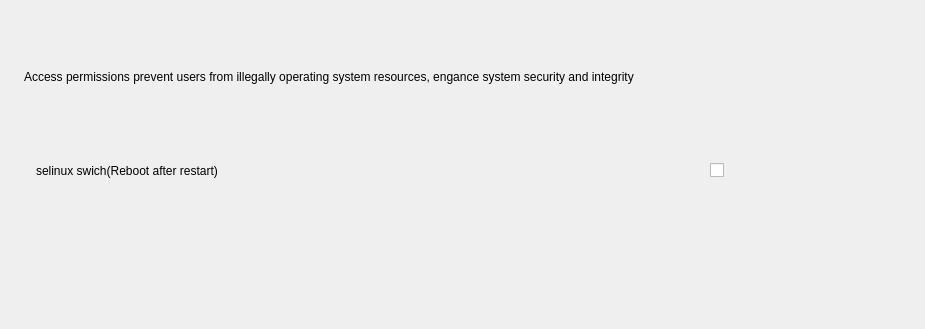
<?xml version="1.0" encoding="UTF-8"?>
<ui version="4.0">
 <class>AccessControlPage</class>
 <widget class="QWidget" name="AccessControlPage">
  <property name="geometry">
   <rect>
    <x>0</x>
    <y>0</y>
    <width>925</width>
    <height>329</height>
   </rect>
  </property>
  <property name="windowTitle">
   <string>Form</string>
  </property>
  <layout class="QVBoxLayout" name="verticalLayout">
   <property name="spacing">
    <number>10</number>
   </property>
   <property name="leftMargin">
    <number>24</number>
   </property>
   <property name="topMargin">
    <number>16</number>
   </property>
   <property name="rightMargin">
    <number>24</number>
   </property>
   <property name="bottomMargin">
    <number>4</number>
   </property>
   <item>
    <layout class="QHBoxLayout" name="horizontalLayout">
     <property name="rightMargin">
      <number>24</number>
     </property>
     <item>
      <widget class="QLabel" name="label">
       <property name="minimumSize">
        <size>
         <width>420</width>
         <height>0</height>
        </size>
       </property>
       <property name="text">
        <string>Access permissions prevent users from illegally operating system resources, engance system security and integrity</string>
       </property>
      </widget>
     </item>
     <item>
      <spacer name="horizontalSpacer">
       <property name="orientation">
        <enum>Qt::Horizontal</enum>
       </property>
       <property name="sizeHint" stdset="0">
        <size>
         <width>40</width>
         <height>20</height>
        </size>
       </property>
      </spacer>
     </item>
    </layout>
   </item>
   <item>
    <widget class="QWidget" name="m_controlLine" native="true">
     <property name="sizePolicy">
      <sizepolicy hsizetype="Fixed" vsizetype="Fixed">
       <horstretch>0</horstretch>
       <verstretch>0</verstretch>
      </sizepolicy>
     </property>
     <property name="minimumSize">
      <size>
       <width>712</width>
       <height>48</height>
      </size>
     </property>
     <layout class="QHBoxLayout" name="horizontalLayout_3">
      <property name="spacing">
       <number>10</number>
      </property>
      <property name="leftMargin">
       <number>12</number>
      </property>
      <property name="topMargin">
       <number>0</number>
      </property>
      <property name="rightMargin">
       <number>12</number>
      </property>
      <property name="bottomMargin">
       <number>0</number>
      </property>
      <item>
       <widget class="QLabel" name="label_2">
        <property name="text">
         <string>selinux swich(Reboot after restart)</string>
        </property>
       </widget>
      </item>
      <item>
       <spacer name="spacer_2">
        <property name="orientation">
         <enum>Qt::Horizontal</enum>
        </property>
        <property name="sizeHint" stdset="0">
         <size>
          <width>40</width>
          <height>20</height>
         </size>
        </property>
       </spacer>
      </item>
      <item>
       <widget class="QCheckBox" name="m_swich">
        <property name="text">
         <string/>
        </property>
       </widget>
      </item>
     </layout>
    </widget>
   </item>
   <item>
    <widget class="KS::ToolBox::AccessControlTable" name="m_table" native="true"/>
   </item>
  </layout>
 </widget>
 <customwidgets>
  <customwidget>
   <class>KS::ToolBox::AccessControlTable</class>
   <extends>QWidget</extends>
   <header>plugins/gui/tool-box/access-control/access-control-table.h</header>
   <container>1</container>
  </customwidget>
 </customwidgets>
 <resources/>
 <connections/>
</ui>
